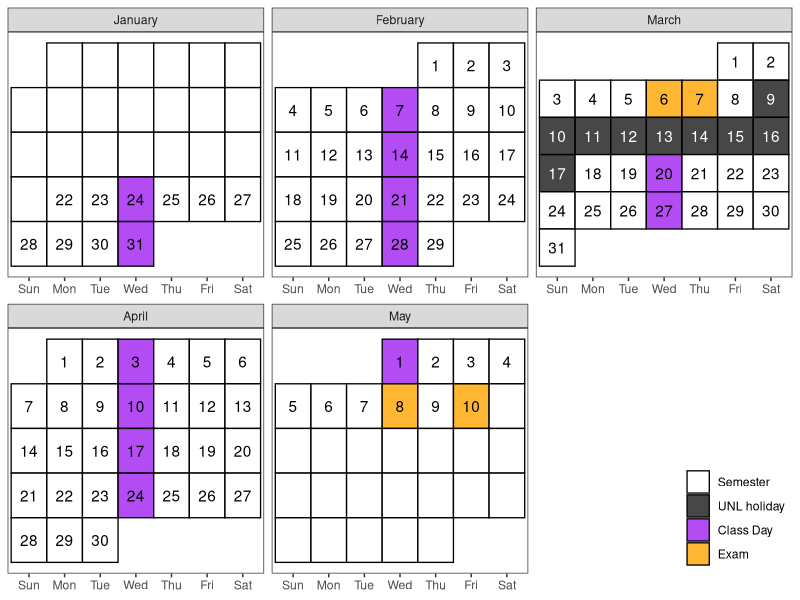

Write R code to recreate this figure.

library(dplyr)
library(ggplot2)
library(lubridate)
library(forcats)

# Create a calendar for your syllabus ----
# Source: http://svmiller.com/blog/2020/08/a-ggplot-calendar-for-your-semester/

# 1) what is the first Monday of the semester?
# Any number of ways to identify dates in R, but we'll use {lubridate} and the ymd() function here.
# Format: YYYYMMDD. In this example, 4 January 2022.

# Weekday(s) of class
class_wdays <- c("Wed")

# Spring Break was 09 March 2024 to 17 March 2024.
not_here_dates <- c(
  # ymd("20220117"),
  # Spring Break
  seq(ymd(20240309),ymd(20240317), by=1))

# You can adjust this as you see fit. Basically: add assignment types (e.g. papers, quizzes).
# My intro class was fairly simple: just exams.
exam_dates <- c(ymd(20240306), ymd(20240307), ymd(20240508), ymd(20240510))

# What are the full dates of the semester? 
# In this case: 22 January to 17 May
semester_dates <- seq(ymd(20240122), ymd(20240510), by=1)

exam_week <- seq(ymd(20240513), ymd(20240518), by = 1)

# Custom function for treating the first day of the month as the first week 
# of the month up until the first Sunday (unless Sunday was the start of the month)
wom <- function(date) {
  first <- wday(as.Date(paste(year(date),month(date),1,sep="-")))
  return((mday(date)+(first-2)) %/% 7+1)
}

# Create a data frame of dates, assign to Cal
Cal <- tibble(date = seq(ymd(20240101), ymd(20240530), by=1))  %>%
  mutate(mon = lubridate::month(date, label=T, abbr=F), # get month label
         wkdy = weekdays(date, abbreviate=T), # get weekday label
         wkdy = fct_relevel(wkdy, "Sun", "Mon", "Tue", "Wed", "Thu","Fri","Sat"), # make sure Sunday comes first
         semester = date %in% semester_dates, # is date part of the semester?
         exams = date %in% exam_dates, # is it an exam?
         not_here = date %in% not_here_dates, # is it a day off?
         exam_wk = date %in% exam_week,
         day = lubridate::mday(date), # get day of month to add later as a label
         # Below: our custom wom() function
         week = wom(date))

# Create a category variable, for filling.
# I can probably make this a case_when(), but this will work.

Cal <- Cal %>%
  mutate(category = case_when(
    exams ~ "Exam",
    not_here ~ "UNL holiday",
    semester & wkdy %in% class_wdays & !not_here & !exam_wk ~ "Class Day",
    semester ~ "Semester",
    TRUE ~ "NA"
  ))

class_cal <- Cal %>% 
  ggplot(.,aes(wkdy, week)) +
  theme_bw() +
  theme(panel.grid.major.x = element_blank(),
        legend.position = c(1, 0), legend.justification = c(1,0), legend.direction = "vertical", legend.title = element_blank(),
        axis.title.y = element_blank(), axis.title.x = element_blank(), axis.ticks.y = element_blank(), axis.text.y = element_blank()) +
  # geom_tile and facet_wrap will do all the heavy lifting
  geom_tile(alpha=0.8, aes(fill=category), color="black", linewidth=.45) +
  facet_wrap(~mon, scales = "free", ncol=3) +
  # fill in tiles to make it look more "calendary" (sic)
  geom_text(aes(label=day, color = semester&(!not_here))) +
  # put your y-axis down, flip it, and reverse it
  scale_y_reverse(breaks=NULL) +
  # manually fill scale colors to something you like...
  scale_color_manual(values = c("FALSE" = "white", "TRUE" = "black"), guide = "none") + 
  scale_fill_manual(values=c("Class Day"="purple", 
                             "Semester"="white",
                             "UNL holiday" = "grey10",
                             "NA" = "white", # I like these whited out...
                             "Exam"="orange"),
                    #... but also suppress a label for a non-class semester day
                    breaks=c("Semester", "UNL holiday", "Class Day","Exam"))
# class_cal

exam_days <- filter(Cal, category == "Exam") %>% 
  mutate(topic = c("Midterm Assigned", "Midterm Due", "Final Assigned", "Final Due"),
         time = c("In class", "6pm", "In class", "6pm"))

class_days <- filter(Cal, category == "Class Day") %>%
  mutate(topic = c(
    "Getting Started", 
    "Scripts & Notebooks", 
    "Intro to Programming", 
    "Data Types", 
    "Data Structures", 
    "Control Structures", 
    "Functions", 
    "Version Control", 
    "Data Visualization", 
    "Data Cleaning", 
    "Strings", 
    "Reshaping Data", 
    "Graphics")) %>%
  bind_rows(exam_days) %>%
  arrange(date)
